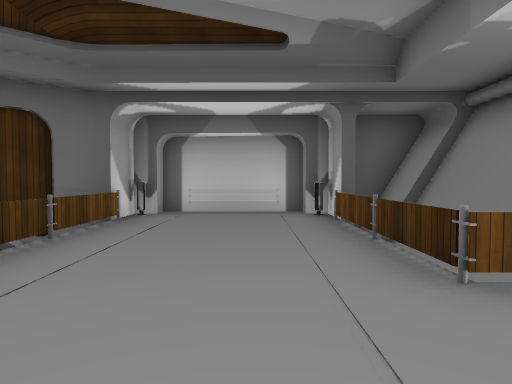
View 1 (above)

15 first-person views from a walk through a scene from a Unity 3-D project. The camera is 1.4 m above the floor, tilts 2° down and sees 75° across. The floor is counted in squares, 2 m on a side. Each view is taken from the middle of a square. On the plan, view 1 faces up. The plan holds only what a view shows up to about 10 squares ahead; the rest is blank. The place goes on beyond the plan. The player is left out. Some surface patterns are stand-ins.

View 2
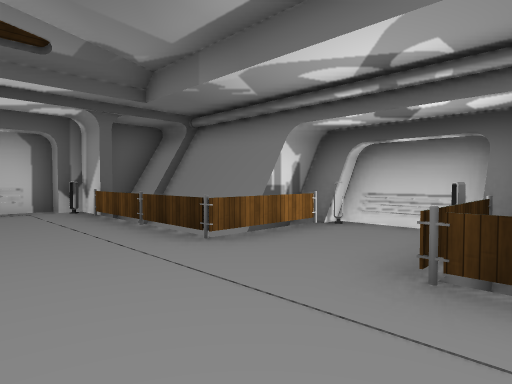

View 3
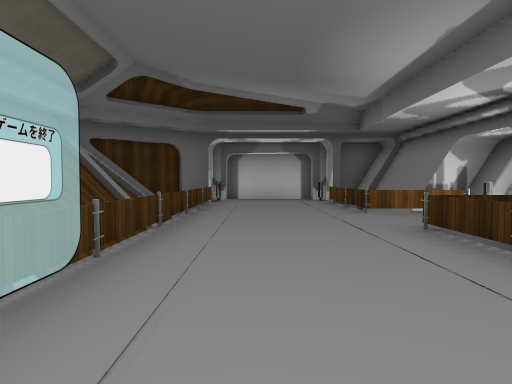

View 4
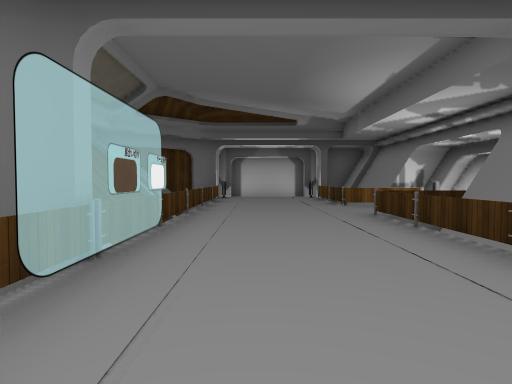

View 5
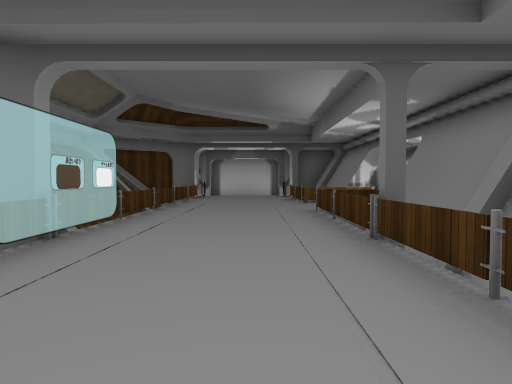

View 6
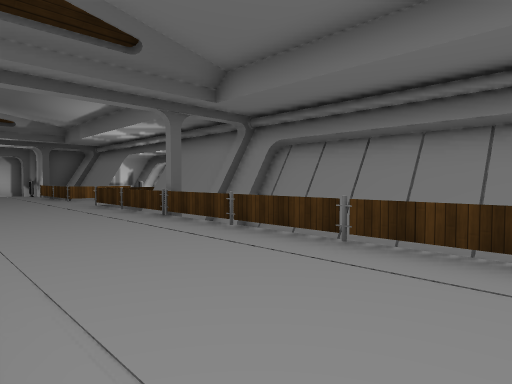

View 7
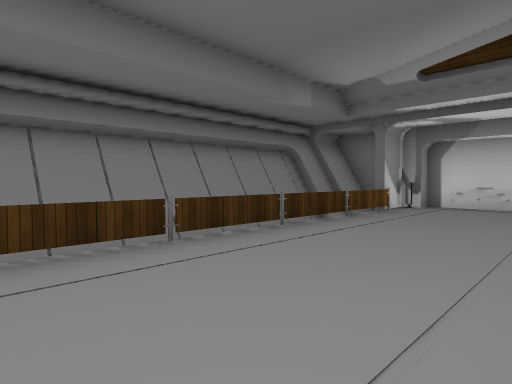

View 8
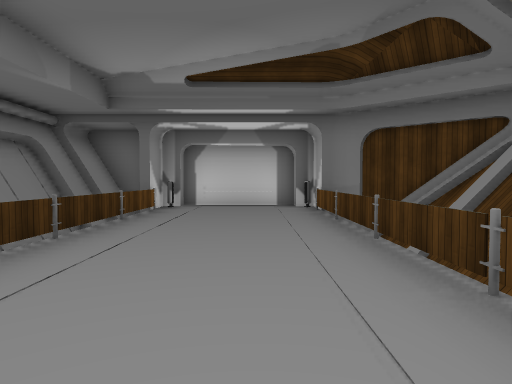

View 9
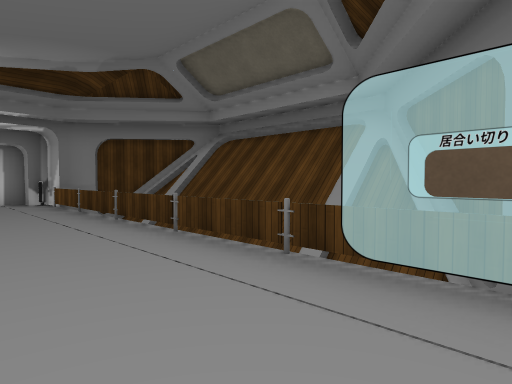

View 10
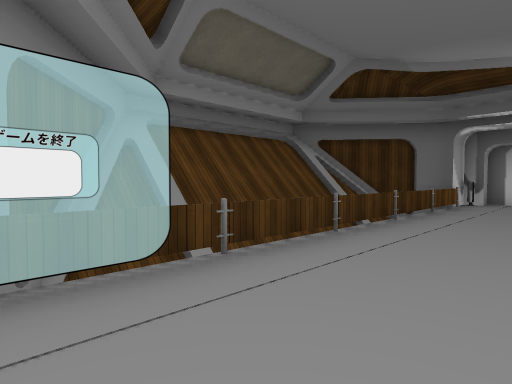

View 11
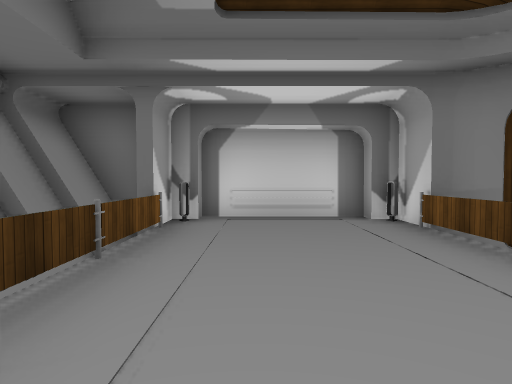

View 12
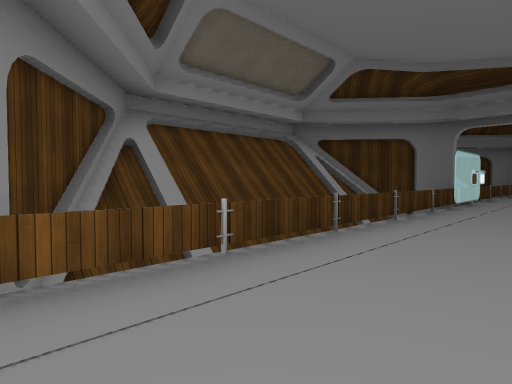

View 13
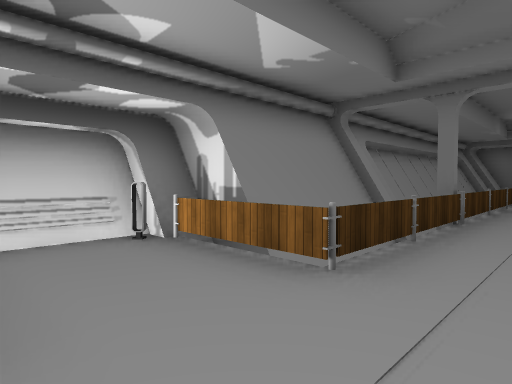

View 14
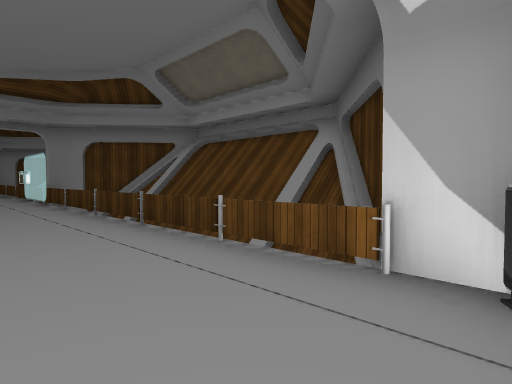

View 15
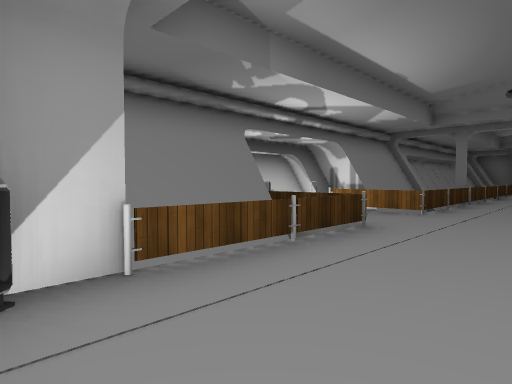

### Floor plan
Key: @ floor where view 1 was taken; # wall or solid block; . main floor; - floor 1.25 m lower than the main floor; v drop or lower ground; L lamp; O other object.
Columns run from 5 left of view 1 to 5 right of it. Each row starts with its distance up from view 1.
  8   ######
  7   #L..L##
  6  ##....##
  5 ##v....v#
  4 vvv....v#
  3 vvv....v###
  2 vv ......O#
  1 vvv.......#
  0 vvv..@...L#
 -1 vvv....v###
 -2 vvv....v#
 -3 ##v....v#
 -4  ##O...-#
 -5 ##v....v#
 -6 vvv....v#
 -7 vvv.... #
 -8 vvv.... #
 -9 vvv....v#
-10 vvv.... #
-11 vvv.... #
-12 vvv....v#
-13 ##v....v#
-14  ##....##
-15   #L..L##
-16   ######

Positions as (right, up) in squares from view 1, and headings:
1: (0, 0), facing up
2: (-1, -1), facing up-right
3: (-1, -5), facing up
4: (-1, -7), facing up
5: (0, -8), facing up
6: (-2, -10), facing up-right
7: (-2, -6), facing down-right
8: (-1, -6), facing down
9: (0, -4), facing down-left
10: (0, -4), facing up-left
11: (0, -9), facing down
12: (0, -14), facing up-left
13: (0, 2), facing down-right
14: (0, 7), facing down-left
15: (-1, 7), facing down-right
